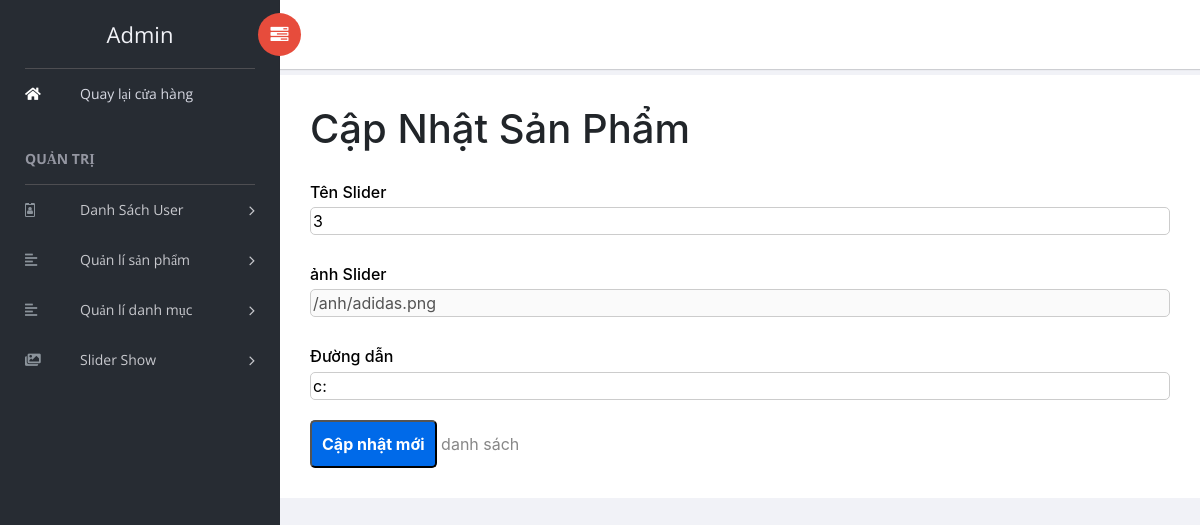
Screenshot of /edit-slide.php?id=2 with the database file from the repository.
### tables this page shows
CREATE TABLE `slide` (
  `ma_slide` int(11) NOT NULL,
  `name_slide` varchar(50) NOT NULL,
  `anh_slide` varchar(50) NOT NULL,
  `ngay_dang_slide` timestamp(6) NOT NULL DEFAULT current_timestamp(6) ON UPDATE current_timestamp(6),
  `link_slide` varchar(255) NOT NULL
);

### edit-slide.php (the view, shortened to what this page needs)
<?php include'header-admin.php'?>
        <?php echo "<div class='box-form'>"; ?>
        <?php
        $id = intval($_GET['id']);
        try {
            $stmt = $objConn->prepare("SELECT * FROM slide  WHERE ma_slide = $id ");
            $stmt->execute();
            $stmt->setFetchMode(PDO::FETCH_ASSOC);
            $row = $stmt->fetch();
        } catch (PDOException $e) {
            echo "<br>Loi truy van22222 CSDL: " . $e->getMessage();
        }
        ?>
        <h1>Cập Nhật Sản Phẩm</h1>
        <form action="" method="post">
            <h6 class="p-form-admin"> Tên Slider </h6> <input  class="input-admin" type="text" name="name_slide" value="<?php echo $row['name_slide']; ?>"> </p>
            <h6 class="p-form-admin"> ảnh Slider </h6> <input  class="input-admin" type="text" name="anh_slide" value="<?php echo $row['anh_slide']; ?>"  disabled>
            <h6 class="p-form-admin"> Đường dẫn </h6>
          <input class="input-admin" type="text" name="link_slide" value="<?php echo $row['link_slide']; ?>">
          <br>
            <button name="btnSave" class="aa" style="margin-top: 20px;">Cập nhật mới</button> <a href="slider.php"> danh sách</a>
        </form>
        <?php echo "</div>"; ?>
    </div>
<?php include'footer-admin.php'?>

### css/admincss.css (style rules this page uses)
.aa { border-radius: 5px; padding: 10px; color: white; background-color: #006ae9; font-weight: bolder; }
.box-form { background-color: white; padding: 30px; }
.input-admin { border: 1px solid #cccccc; border-radius: 5px; width: 100%; }
.p-form-admin { color: black ; margin-top: 30px; margin-bottom: 5px; }

### rows the page displays
slide: name_slide "3", anh_slide "/anh/adidas.png", link_slide "c:"
